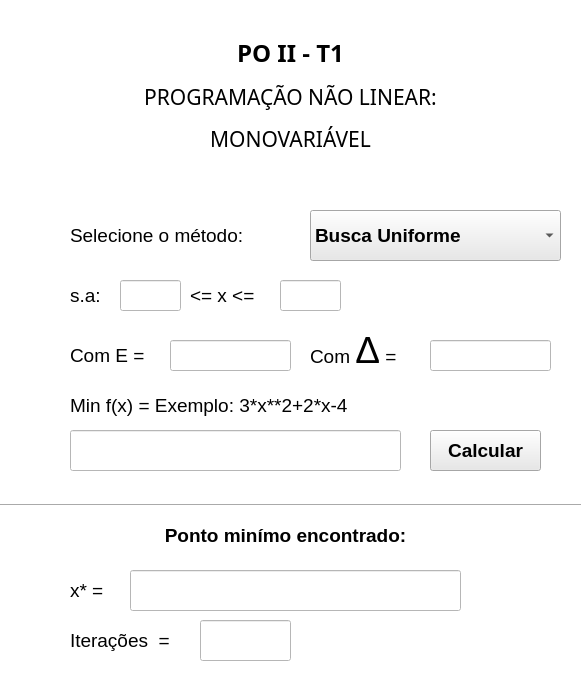
<?xml version="1.0" encoding="UTF-8"?>
<ui version="4.0">
 <class>mainWindow</class>
 <widget class="QMainWindow" name="mainWindow">
  <property name="windowModality">
   <enum>Qt::WindowModal</enum>
  </property>
  <property name="geometry">
   <rect>
    <x>0</x>
    <y>0</y>
    <width>585</width>
    <height>687</height>
   </rect>
  </property>
  <property name="windowTitle">
   <string>PNL : MONOVARIÁVEL</string>
  </property>
  <property name="styleSheet">
   <string notr="true">background-color: rgb(255, 255, 255);</string>
  </property>
  <widget class="QWidget" name="centralwidget">
   <widget class="QPushButton" name="botao_calcular">
    <property name="geometry">
     <rect>
      <x>430</x>
      <y>430</y>
      <width>111</width>
      <height>41</height>
     </rect>
    </property>
    <property name="font">
     <font>
      <family>Arial</family>
      <pointsize>14</pointsize>
      <weight>75</weight>
      <bold>true</bold>
     </font>
    </property>
    <property name="cursor">
     <cursorShape>PointingHandCursor</cursorShape>
    </property>
    <property name="styleSheet">
     <string notr="true">background-color: rgb(232, 232, 232);</string>
    </property>
    <property name="text">
     <string>Calcular</string>
    </property>
    <property name="autoRepeat">
     <bool>true</bool>
    </property>
    <property name="autoDefault">
     <bool>true</bool>
    </property>
    <property name="default">
     <bool>false</bool>
    </property>
    <property name="flat">
     <bool>false</bool>
    </property>
   </widget>
   <widget class="QComboBox" name="metodos">
    <property name="geometry">
     <rect>
      <x>310</x>
      <y>210</y>
      <width>251</width>
      <height>51</height>
     </rect>
    </property>
    <property name="font">
     <font>
      <family>Arial</family>
      <pointsize>14</pointsize>
      <weight>75</weight>
      <bold>true</bold>
     </font>
    </property>
    <property name="cursor">
     <cursorShape>PointingHandCursor</cursorShape>
    </property>
    <property name="styleSheet">
     <string notr="true">background-color: rgb(232, 232, 232);</string>
    </property>
    <item>
     <property name="text">
      <string>Busca Uniforme</string>
     </property>
    </item>
    <item>
     <property name="text">
      <string>Busca Dicotômica</string>
     </property>
    </item>
    <item>
     <property name="text">
      <string>Seção Áurea</string>
     </property>
    </item>
    <item>
     <property name="text">
      <string>Busca de Fibonacci</string>
     </property>
    </item>
    <item>
     <property name="text">
      <string>Bisseção</string>
     </property>
    </item>
    <item>
     <property name="text">
      <string>Newton</string>
     </property>
    </item>
   </widget>
   <widget class="QLabel" name="label">
    <property name="geometry">
     <rect>
      <x>70</x>
      <y>390</y>
      <width>381</width>
      <height>31</height>
     </rect>
    </property>
    <property name="font">
     <font>
      <family>Arial</family>
      <pointsize>14</pointsize>
     </font>
    </property>
    <property name="text">
     <string>&lt;html&gt;&lt;head/&gt;&lt;body&gt;&lt;p&gt;Min f(x) = Exemplo: 3*x**2+2*x-4&lt;/p&gt;&lt;/body&gt;&lt;/html&gt;</string>
    </property>
   </widget>
   <widget class="QLabel" name="label_2">
    <property name="geometry">
     <rect>
      <x>70</x>
      <y>220</y>
      <width>211</width>
      <height>31</height>
     </rect>
    </property>
    <property name="font">
     <font>
      <family>Arial</family>
      <pointsize>10</pointsize>
     </font>
    </property>
    <property name="text">
     <string>&lt;html&gt;&lt;head/&gt;&lt;body&gt;&lt;p&gt;&lt;span style=&quot; font-size:14pt;&quot;&gt;Selecione o método:&lt;/span&gt;&lt;/p&gt;&lt;/body&gt;&lt;/html&gt;</string>
    </property>
   </widget>
   <widget class="QLabel" name="label_3">
    <property name="geometry">
     <rect>
      <x>-20</x>
      <y>-10</y>
      <width>621</width>
      <height>211</height>
     </rect>
    </property>
    <property name="font">
     <font>
      <family>Arial Black</family>
      <pointsize>16</pointsize>
      <strikeout>false</strikeout>
      <kerning>true</kerning>
     </font>
    </property>
    <property name="text">
     <string>&lt;html&gt;&lt;head/&gt;&lt;body&gt;&lt;p align=&quot;center&quot;&gt;&lt;span style=&quot; font-size:18pt; font-weight:600;&quot;&gt;PO II - T1&lt;/span&gt;&lt;/p&gt;&lt;p align=&quot;center&quot;&gt;PROGRAMAÇÃO NÃO LINEAR:&lt;/p&gt;&lt;p align=&quot;center&quot;&gt;MONOVARIÁVEL&lt;/p&gt;&lt;/body&gt;&lt;/html&gt;</string>
    </property>
   </widget>
   <widget class="QLabel" name="label_4">
    <property name="geometry">
     <rect>
      <x>70</x>
      <y>280</y>
      <width>71</width>
      <height>31</height>
     </rect>
    </property>
    <property name="font">
     <font>
      <family>Arial</family>
      <pointsize>14</pointsize>
     </font>
    </property>
    <property name="text">
     <string>&lt;html&gt;&lt;head/&gt;&lt;body&gt;&lt;p&gt;s.a:&lt;/p&gt;&lt;/body&gt;&lt;/html&gt;</string>
    </property>
   </widget>
   <widget class="QLabel" name="label_5">
    <property name="geometry">
     <rect>
      <x>190</x>
      <y>280</y>
      <width>81</width>
      <height>31</height>
     </rect>
    </property>
    <property name="font">
     <font>
      <family>Arial</family>
      <pointsize>14</pointsize>
     </font>
    </property>
    <property name="text">
     <string>&lt;html&gt;&lt;head/&gt;&lt;body&gt;&lt;p&gt;&amp;lt;= x &amp;lt;=&lt;/p&gt;&lt;/body&gt;&lt;/html&gt;</string>
    </property>
   </widget>
   <widget class="QLabel" name="label_6">
    <property name="geometry">
     <rect>
      <x>70</x>
      <y>340</y>
      <width>131</width>
      <height>31</height>
     </rect>
    </property>
    <property name="font">
     <font>
      <family>Arial</family>
      <pointsize>14</pointsize>
     </font>
    </property>
    <property name="text">
     <string>&lt;html&gt;&lt;head/&gt;&lt;body&gt;&lt;p&gt;Com  E =&lt;/p&gt;&lt;/body&gt;&lt;/html&gt;</string>
    </property>
   </widget>
   <widget class="QLineEdit" name="form_e">
    <property name="geometry">
     <rect>
      <x>170</x>
      <y>340</y>
      <width>121</width>
      <height>31</height>
     </rect>
    </property>
    <property name="toolTip">
     <string>Tolerância</string>
    </property>
   </widget>
   <widget class="QLineEdit" name="form_a">
    <property name="geometry">
     <rect>
      <x>120</x>
      <y>280</y>
      <width>61</width>
      <height>31</height>
     </rect>
    </property>
    <property name="toolTip">
     <string>a</string>
    </property>
    <property name="styleSheet">
     <string notr="true">background-color: rgb(255, 255, 255);</string>
    </property>
   </widget>
   <widget class="QLineEdit" name="form_func">
    <property name="geometry">
     <rect>
      <x>70</x>
      <y>430</y>
      <width>331</width>
      <height>41</height>
     </rect>
    </property>
    <property name="toolTip">
     <string>Função Objetivo</string>
    </property>
   </widget>
   <widget class="QLineEdit" name="form_b">
    <property name="geometry">
     <rect>
      <x>280</x>
      <y>280</y>
      <width>61</width>
      <height>31</height>
     </rect>
    </property>
    <property name="toolTip">
     <string>b</string>
    </property>
    <property name="styleSheet">
     <string notr="true">background-color: rgb(255, 255, 255);</string>
    </property>
   </widget>
   <widget class="QLineEdit" name="out_x">
    <property name="geometry">
     <rect>
      <x>130</x>
      <y>570</y>
      <width>331</width>
      <height>41</height>
     </rect>
    </property>
    <property name="toolTip">
     <string>Ponto mínimo</string>
    </property>
   </widget>
   <widget class="Line" name="line">
    <property name="geometry">
     <rect>
      <x>-10</x>
      <y>490</y>
      <width>591</width>
      <height>31</height>
     </rect>
    </property>
    <property name="orientation">
     <enum>Qt::Horizontal</enum>
    </property>
   </widget>
   <widget class="QLabel" name="label_7">
    <property name="geometry">
     <rect>
      <x>70</x>
      <y>580</y>
      <width>51</width>
      <height>21</height>
     </rect>
    </property>
    <property name="font">
     <font>
      <family>Arial</family>
      <pointsize>14</pointsize>
     </font>
    </property>
    <property name="text">
     <string>x* =</string>
    </property>
   </widget>
   <widget class="QLabel" name="label_8">
    <property name="geometry">
     <rect>
      <x>70</x>
      <y>630</y>
      <width>151</width>
      <height>21</height>
     </rect>
    </property>
    <property name="font">
     <font>
      <family>Arial</family>
      <pointsize>14</pointsize>
     </font>
    </property>
    <property name="text">
     <string>Iterações  = </string>
    </property>
   </widget>
   <widget class="QLineEdit" name="out_i">
    <property name="geometry">
     <rect>
      <x>200</x>
      <y>620</y>
      <width>91</width>
      <height>41</height>
     </rect>
    </property>
    <property name="toolTip">
     <string>Número de Iterações</string>
    </property>
   </widget>
   <widget class="QLabel" name="label_9">
    <property name="geometry">
     <rect>
      <x>310</x>
      <y>320</y>
      <width>111</width>
      <height>61</height>
     </rect>
    </property>
    <property name="font">
     <font>
      <family>Arial</family>
      <pointsize>14</pointsize>
     </font>
    </property>
    <property name="styleSheet">
     <string notr="true">background-color: rgb(255, 255, 255);</string>
    </property>
    <property name="text">
     <string>&lt;html&gt;&lt;head/&gt;&lt;body&gt;&lt;p&gt;Com &lt;a name=&quot;firstHeading&quot;/&gt;&lt;span style=&quot; font-family:'Linux Libertine','Georgia','Times','serif'; font-size:xx-large; color:#000000; background-color:#ffffff;&quot;&gt;Δ&lt;/span&gt; =&lt;/p&gt;&lt;/body&gt;&lt;/html&gt;</string>
    </property>
   </widget>
   <widget class="QLineEdit" name="form_delta">
    <property name="geometry">
     <rect>
      <x>430</x>
      <y>340</y>
      <width>121</width>
      <height>31</height>
     </rect>
    </property>
    <property name="toolTip">
     <string>Caso necessário</string>
    </property>
    <property name="styleSheet">
     <string notr="true">background-color: rgb(255, 255, 255);</string>
    </property>
   </widget>
   <widget class="QLabel" name="label_10">
    <property name="geometry">
     <rect>
      <x>130</x>
      <y>510</y>
      <width>311</width>
      <height>51</height>
     </rect>
    </property>
    <property name="font">
     <font>
      <family>Arial</family>
      <pointsize>10</pointsize>
     </font>
    </property>
    <property name="text">
     <string>&lt;html&gt;&lt;head/&gt;&lt;body&gt;&lt;p align=&quot;center&quot;&gt;&lt;span style=&quot; font-size:14pt; font-weight:600;&quot;&gt;Ponto minímo encontrado:&lt;/span&gt;&lt;/p&gt;&lt;/body&gt;&lt;/html&gt;</string>
    </property>
   </widget>
  </widget>
  <widget class="QStatusBar" name="statusbar"/>
 </widget>
 <resources/>
 <connections/>
</ui>
